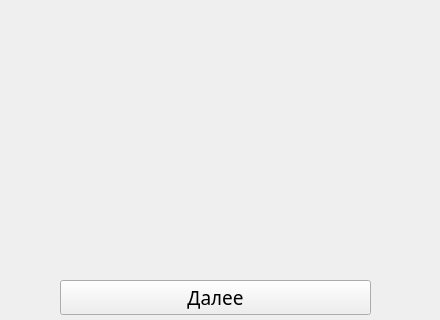
<?xml version="1.0" encoding="UTF-8"?>
<ui version="4.0">
 <class>savings_module</class>
 <widget class="QWidget" name="savings_module">
  <property name="geometry">
   <rect>
    <x>0</x>
    <y>0</y>
    <width>440</width>
    <height>320</height>
   </rect>
  </property>
  <property name="sizePolicy">
   <sizepolicy hsizetype="Fixed" vsizetype="Fixed">
    <horstretch>0</horstretch>
    <verstretch>0</verstretch>
   </sizepolicy>
  </property>
  <property name="windowTitle">
   <string>Form</string>
  </property>
  <widget class="QWidget" name="horizontalLayoutWidget">
   <property name="geometry">
    <rect>
     <x>10</x>
     <y>20</y>
     <width>421</width>
     <height>31</height>
    </rect>
   </property>
   <layout class="QHBoxLayout" name="horizontalLayout">
    <item>
     <widget class="QLabel" name="ql_heading">
      <property name="sizePolicy">
       <sizepolicy hsizetype="Preferred" vsizetype="Preferred">
        <horstretch>0</horstretch>
        <verstretch>0</verstretch>
       </sizepolicy>
      </property>
      <property name="text">
       <string/>
      </property>
     </widget>
    </item>
   </layout>
  </widget>
  <widget class="QWidget" name="verticalLayoutWidget_2">
   <property name="geometry">
    <rect>
     <x>10</x>
     <y>70</y>
     <width>421</width>
     <height>191</height>
    </rect>
   </property>
   <layout class="QVBoxLayout" name="verticalLayout_2">
    <item>
     <widget class="QLabel" name="ql_text">
      <property name="sizePolicy">
       <sizepolicy hsizetype="Preferred" vsizetype="Preferred">
        <horstretch>0</horstretch>
        <verstretch>0</verstretch>
       </sizepolicy>
      </property>
      <property name="text">
       <string/>
      </property>
     </widget>
    </item>
   </layout>
  </widget>
  <widget class="QWidget" name="verticalLayoutWidget">
   <property name="geometry">
    <rect>
     <x>60</x>
     <y>280</y>
     <width>311</width>
     <height>35</height>
    </rect>
   </property>
   <layout class="QVBoxLayout" name="verticalLayout">
    <item>
     <widget class="QPushButton" name="pb_next">
      <property name="font">
       <font>
        <family>Gill Sans</family>
        <pointsize>14</pointsize>
       </font>
      </property>
      <property name="text">
       <string>Далее</string>
      </property>
     </widget>
    </item>
   </layout>
  </widget>
 </widget>
 <resources/>
 <connections/>
</ui>
